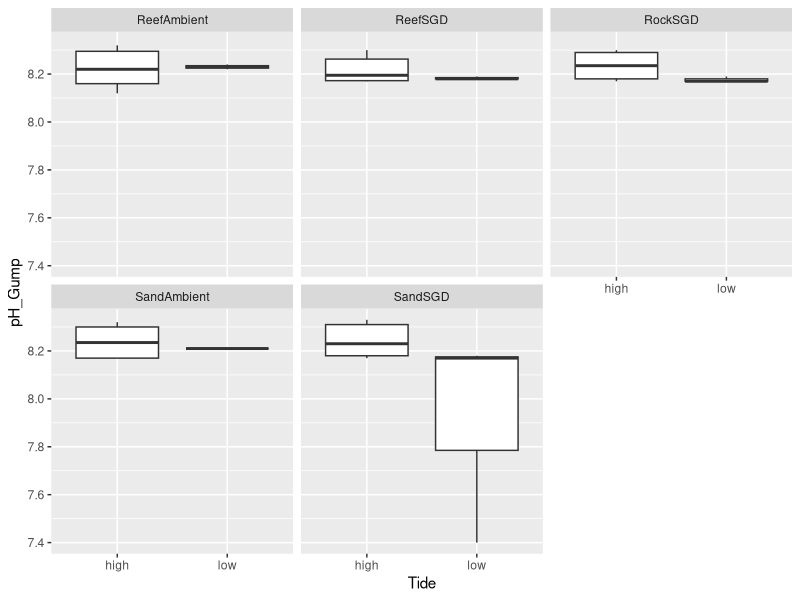
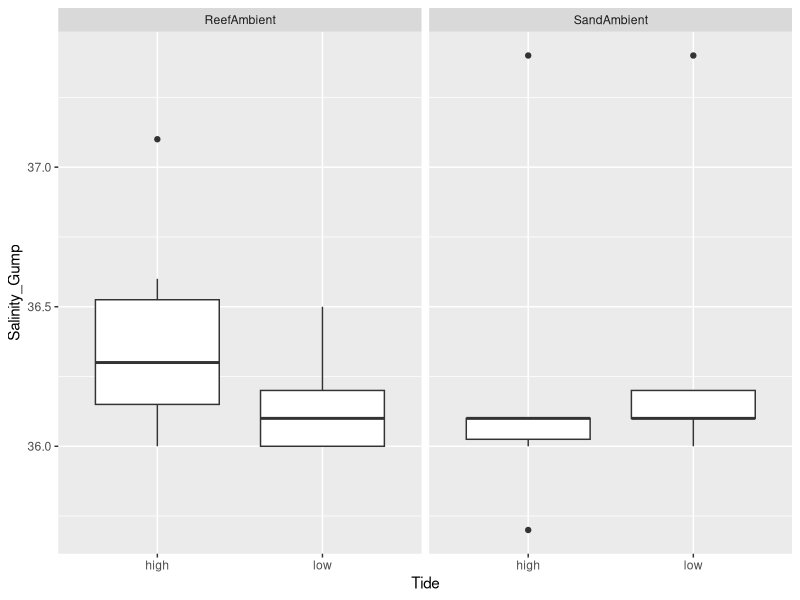

The R source for these figures, in order:
# See how bad carb chem data is, need to repeat hell weeek?

# bahaha

# loading libraries
library(tidyverse)
library(here)
library(vegan)


# read in files


carb <- read_csv(here('herbivory', 'data', 'carbonate_chemistry.csv')) %>%
  filter(Sample!="SandSGD3") %>% 
  filter(Group == "ReefAmbient" | Group =="SandAmbient")

carb_plot <-  carb %>%
 # filter(Day_Night=="night") %>%
  filter(Sample!="SandSGD3") %>%
  ggplot(aes(x = Tide, y=Salinity_Gump )) +
  geom_boxplot() +
  facet_wrap(~Group)

carb_pH <- read_csv(here('herbivory', 'data', 'carbonate_chemistry.csv')) %>%
  # filter(Day_Night=="night") %>%
  #filter(Sample!="SandSGD3") %>%
  unite(col = "Tide_Time", Tide, Day_Night,sep = "_", remove = F) %>%
  filter(Tide_Time != "low_day") %>%
  ggplot(aes(x = Tide, y=pH_Gump )) +
  geom_boxplot() +
  facet_wrap(~Group)


aov <- lm(Salinity_Gump~Tide, data = carb)

summary(aov)
